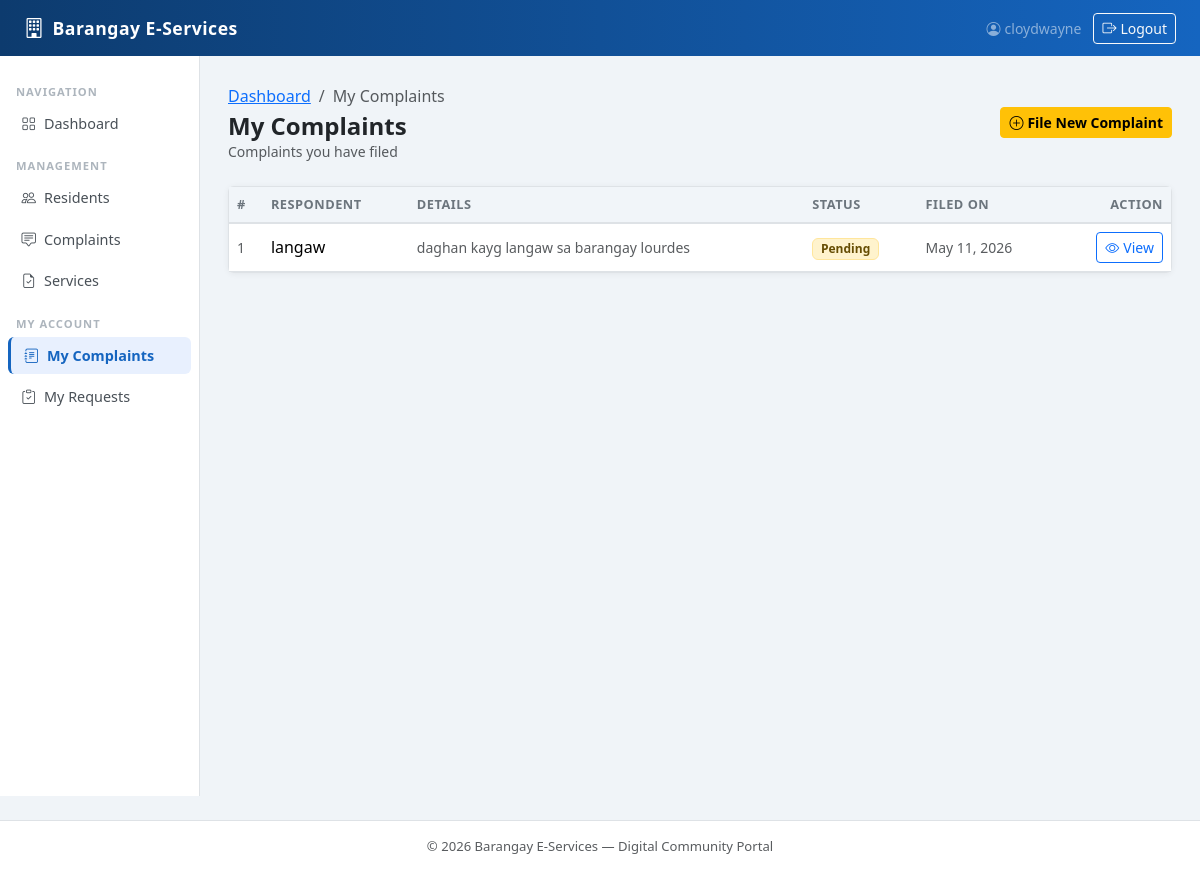
Page /complaints/my/ (signed in) on the committed database.
### authentication/models.py (models this page shows)
class User(AbstractUser):
    ROLE_CHOICES = (
        ('resident', 'Resident'),
        ('staff', 'Staff'),
        ('admin', 'Admin'),
    )
    role = models.CharField(max_length=20, choices=ROLE_CHOICES)
    groups = models.ManyToManyField(
        'auth.Group',
        related_name='authentication_users',
        blank=True,
        help_text='The groups this user belongs to.',
        verbose_name='groups',
    )
    user_permissions = models.ManyToManyField(
        'auth.Permission',
        related_name='authentication_users',
        blank=True,
        help_text='Specific permissions for this user.',
        verbose_name='user permissions',
    )

### complaints/models.py (models this page shows, shortened)
class Complaint(models.Model):
    STATUS_CHOICES = (
        ('pending', 'Pending'),
        ('in_progress', 'In Progress'),
        ('resolved', 'Resolved'),
        ('rejected', 'Rejected'),
    )
    complainant = models.ForeignKey(Resident, on_delete=models.CASCADE, related_name='complaints_made')
    respondent_name = models.CharField(max_length=200)
    complaint_details = models.TextField()
    status = models.CharField(max_length=20, choices=STATUS_CHOICES, default='pending')
    created_at = models.DateTimeField(auto_now_add=True)

### complaints/views.py (the view)
# urls.py: path('my/', views.my_complaints, name='my_complaints'),
@login_required
def my_complaints(request):
    if request.user.role != 'resident':
        messages.error(request, 'Access denied.')
        return redirect('core:dashboard')
    complaints = Complaint.objects.filter(complainant=request.user.resident)
    return render(request, 'complaints/my_complaints.html', {'complaints': complaints})

### templates/complaints/my_complaints.html (shortened to what this page needs)
{% extends 'base/base.html' %}
{% block nav_my_complaints %}active{% endblock %}
{% block content %}
<div class="d-flex justify-content-between align-items-center mb-4 flex-wrap gap-2">
    <div>
        <nav aria-label="breadcrumb">
            <ol class="breadcrumb mb-1 small">
                <li class="breadcrumb-item"><a href="{% url 'core:dashboard' %}">Dashboard</a></li>
                <li class="breadcrumb-item active">My Complaints</li>
            </ol>
        </nav>
        <h4 class="fw-bold mb-0">My Complaints</h4>
        <p class="text-muted small mb-0">Complaints you have filed</p>
    </div>
    <a href="{% url 'complaints:file_complaint' %}" class="btn btn-warning btn-sm fw-semibold">
        <i class="bi bi-plus-circle me-1"></i>File New Complaint
    </a>
</div>
<div class="card">
    {% if complaints %}
    <div class="table-responsive">
        <table class="table table-hover align-middle mb-0">
            <thead>
                <tr>
                    <th>#</th>
                    <th>Respondent</th>
                    <th>Details</th>
                    <th>Status</th>
                    <th>Filed On</th>
                    <th class="text-end">Action</th>
                </tr>
            </thead>
            <tbody>
                {% for complaint in complaints %}
                <tr>
                    <td class="text-muted small">{{ forloop.counter }}</td>
                    <td class="fw-medium">{{ complaint.respondent_name }}</td>
                    <td class="text-muted small">{{ complaint.complaint_details|truncatechars:60 }}</td>
                    <td>
                        {% if complaint.status == 'pending' %}
                            <span class="badge bg-warning-subtle text-warning-emphasis border border-warning-subtle">Pending</span>
                        {% elif complaint.status == 'in_progress' %}
                            <span class="badge bg-info-subtle text-info-emphasis border border-info-subtle">In Progress</span>
                        {% elif complaint.status == 'resolved' %}
                            <span class="badge bg-success-subtle text-success-emphasis border border-success-subtle">Resolved</span>
                        {% else %}
                            <span class="badge bg-danger-subtle text-danger-emphasis border border-danger-subtle">{{ complaint.get_status_display }}</span>
                        {% endif %}
                    </td>
                    <td class="text-muted small">{{ complaint.created_at|date:"M d, Y" }}</td>
                    <td class="text-end">
                        <a href="{% url 'complaints:complaint_detail' complaint.pk %}"
                           class="btn btn-sm btn-outline-primary">
                            <i class="bi bi-eye me-1"></i>View
                        </a>
                    </td>
                </tr>
                {% endfor %}
            </tbody>
        </table>
    </div>
    {% endif %}
</div>
{% endblock %}

### templates/base/base.html (shortened to what this page needs)
<!DOCTYPE html>
<html lang="en">
<head>
    <link href="https://cdn.jsdelivr.net/npm/bootstrap@5.3.3/dist/css/bootstrap.min.css" rel="stylesheet">
    <link href="https://cdn.jsdelivr.net/npm/bootstrap-icons@1.11.3/font/bootstrap-icons.min.css" rel="stylesheet">
</head>
<body>
<nav class="navbar navbar-expand-lg navbar-dark">
    <div class="container-fluid px-4">
        <a class="navbar-brand d-flex align-items-center gap-2" href="{% url 'core:dashboard' %}">
            <i class="bi bi-building fs-5"></i>
            <span>Barangay E-Services</span>
        </a>
        <div class="collapse navbar-collapse" id="mainNav">
            <ul class="navbar-nav ms-auto align-items-center gap-1">
                {% if user.is_authenticated %}
                <li class="nav-item">
                    <span class="navbar-text text-white-50 small me-2">
                        <i class="bi bi-person-circle me-1"></i>{{ user.username }}
                    </span>
                </li>
                <li class="nav-item">
                    <form method="post" action="{% url 'authentication:logout_user' %}" class="d-inline m-0">
                        <button type="submit" class="btn btn-sm btn-outline-light">
                            <i class="bi bi-box-arrow-right me-1"></i>Logout
                        </button>
                    </form>
                </li>
                {% endif %}
            </ul>
        </div>
    </div>
</nav>
{% block full_page %}
<div class="container-fluid">
    <div class="row">
        {% if user.is_authenticated %}
        <nav class="col-md-2 d-none d-md-block sidebar py-3 px-2">
            <div class="position-sticky pt-1">
                <p class="sidebar-heading px-2 mt-2 mb-1">Navigation</p>
                <ul class="nav flex-column gap-1">
                    <li class="nav-item">
                        <a class="nav-link {% block nav_dashboard %}{% endblock %}" href="{% url 'core:dashboard' %}">
                            <i class="bi bi-grid me-2"></i>Dashboard
                        </a>
                    </li>
                </ul>
                <p class="sidebar-heading px-2 mt-3 mb-1">Management</p>
                <ul class="nav flex-column gap-1">
                    <li class="nav-item">
                        <a class="nav-link {% block nav_residents %}{% endblock %}" href="{% url 'residents:resident_list' %}">
                            <i class="bi bi-people me-2"></i>Residents
                        </a>
                    </li>
                    <li class="nav-item">
                        <a class="nav-link {% block nav_complaints %}{% endblock %}" href="{% url 'complaints:complaint_list' %}">
                            <i class="bi bi-chat-square-text me-2"></i>Complaints
                        </a>
                    </li>
                    <li class="nav-item">
                        <a class="nav-link {% block nav_services %}{% endblock %}" href="{% url 'services:service_list' %}">
                            <i class="bi bi-file-earmark-check me-2"></i>Services
                        </a>
                    </li>
                </ul>
                <p class="sidebar-heading px-2 mt-3 mb-1">My Account</p>
                <ul class="nav flex-column gap-1">
                    <li class="nav-item">
                        <a class="nav-link {% block nav_my_complaints %}{% endblock %}" href="{% url 'complaints:my_complaints' %}">
                            <i class="bi bi-journal-text me-2"></i>My Complaints
                        </a>
                    </li>
                    <li class="nav-item">
                        <a class="nav-link {% block nav_my_requests %}{% endblock %}" href="{% url 'services:my_requests' %}">
                            <i class="bi bi-clipboard-check me-2"></i>My Requests
                        </a>
                    </li>
                </ul>
            </div>
        </nav>
        <main class="col-md-10 page-content">
        {% else %}
        <main class="col-12 page-content">
        {% endif %}
            {% block content %}{% endblock %}
        </main>
    </div>
</div>
{% endblock %}
<footer class="border-top bg-white text-center text-muted py-3 mt-4">
    &copy; {% now "Y" %} Barangay E-Services &mdash; Digital Community Portal
</footer>
</body>
</html>

### templates/base/base.html (style rules this page uses)
body { background-color: #f0f4f8; }
.navbar { background: linear-gradient(90deg, #0d3b6e 0%, #1565c0 100%) !important; }
.navbar-brand { font-weight: 700; letter-spacing: .5px; font-size: 1.1rem; }
.sidebar { min-height: calc(100vh - 60px); background: #fff; border-right: 1px solid #dee2e6; }
.sidebar .nav-link { color: #495057; border-radius: .375rem; padding: .5rem .85rem; font-size: .9rem; }
.sidebar .nav-link.active { background: #e8f0fe; color: #1565c0; font-weight: 600; border-left: 3px solid #1565c0; }
.sidebar .nav-link i { width: 20px; }
.sidebar-heading { font-size: .7rem; font-weight: 700; text-transform: uppercase; letter-spacing: 1px; color: #adb5bd; }
.page-content { padding: 1.75rem; }
.card { border: 1px solid #dee2e6; box-shadow: 0 1px 6px rgba(0,0,0,.06); }
.table thead th { background: #f1f5f9; font-size: .8rem; text-transform: uppercase; letter-spacing: .5px; color: #6c757d; border-bottom: 2px solid #dee2e6; }
footer { font-size: .82rem; }

### rows in the picture
User: username "cloydwayne"
Complaint: respondent_name "langaw", complaint_details "daghan kayg langaw sa barangay lourdes", status "Pending", created_at "May 11, 2026"
